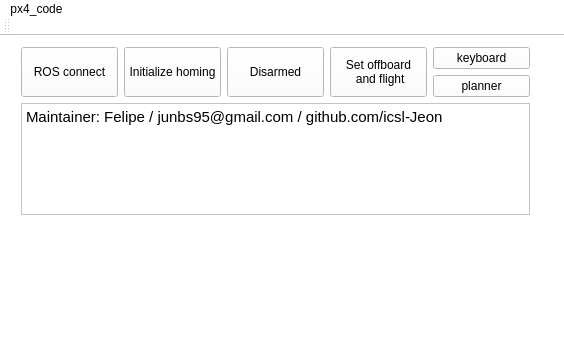
<?xml version="1.0" encoding="UTF-8"?>
<ui version="4.0">
 <class>MainWindow</class>
 <widget class="QMainWindow" name="MainWindow">
  <property name="geometry">
   <rect>
    <x>0</x>
    <y>0</y>
    <width>564</width>
    <height>347</height>
   </rect>
  </property>
  <property name="windowTitle">
   <string>px4_gcs</string>
  </property>
  <property name="styleSheet">
   <string notr="true">background-color: rgb(255, 255, 255);
selection-color: qlineargradient(spread:pad, x1:0, y1:0, x2:1, y2:0, stop:0.4689 rgba(230, 230, 230, 255), stop:1 rgba(255, 255, 255, 255));
</string>
  </property>
  <widget class="QWidget" name="centralWidget">
   <widget class="QWidget" name="verticalLayoutWidget">
    <property name="geometry">
     <rect>
      <x>10</x>
      <y>0</y>
      <width>531</width>
      <height>271</height>
     </rect>
    </property>
    <layout class="QVBoxLayout" name="verticalLayout" stretch="2,3,2">
     <item>
      <layout class="QHBoxLayout" name="horizontalLayout" stretch="0,0,0,0,0">
       <item>
        <widget class="QPushButton" name="pushButton_ros">
         <property name="sizePolicy">
          <sizepolicy hsizetype="Minimum" vsizetype="Preferred">
           <horstretch>0</horstretch>
           <verstretch>0</verstretch>
          </sizepolicy>
         </property>
         <property name="styleSheet">
          <string notr="true">border-color: qlineargradient(spread:pad, x1:0, y1:0, x2:1, y2:0, stop:0 rgba(0, 0, 0, 255), stop:1 rgba(255, 255, 255, 255));

</string>
         </property>
         <property name="text">
          <string>ROS connect</string>
         </property>
         <property name="checkable">
          <bool>true</bool>
         </property>
        </widget>
       </item>
       <item>
        <widget class="QPushButton" name="pushButton_init">
         <property name="sizePolicy">
          <sizepolicy hsizetype="Minimum" vsizetype="Preferred">
           <horstretch>0</horstretch>
           <verstretch>0</verstretch>
          </sizepolicy>
         </property>
         <property name="styleSheet">
          <string notr="true">border-color: qlineargradient(spread:pad, x1:0, y1:0, x2:1, y2:0, stop:0 rgba(0, 0, 0, 255), stop:1 rgba(255, 255, 255, 255));
</string>
         </property>
         <property name="text">
          <string>Initialize homing</string>
         </property>
        </widget>
       </item>
       <item>
        <widget class="QPushButton" name="pushButton_arm">
         <property name="sizePolicy">
          <sizepolicy hsizetype="Preferred" vsizetype="Preferred">
           <horstretch>0</horstretch>
           <verstretch>0</verstretch>
          </sizepolicy>
         </property>
         <property name="styleSheet">
          <string notr="true">border-color: qlineargradient(spread:pad, x1:0, y1:0, x2:1, y2:0, stop:0 rgba(0, 0, 0, 255), stop:1 rgba(255, 255, 255, 255));

</string>
         </property>
         <property name="text">
          <string>Disarmed</string>
         </property>
         <property name="checkable">
          <bool>true</bool>
         </property>
        </widget>
       </item>
       <item>
        <widget class="QPushButton" name="pushButton_offboard">
         <property name="sizePolicy">
          <sizepolicy hsizetype="Minimum" vsizetype="Preferred">
           <horstretch>0</horstretch>
           <verstretch>0</verstretch>
          </sizepolicy>
         </property>
         <property name="styleSheet">
          <string notr="true">border-color: qlineargradient(spread:pad, x1:0, y1:0, x2:1, y2:0, stop:0 rgba(0, 0, 0, 255), stop:1 rgba(255, 255, 255, 255));

</string>
         </property>
         <property name="text">
          <string>Set offboard
 and flight</string>
         </property>
         <property name="checkable">
          <bool>false</bool>
         </property>
        </widget>
       </item>
       <item>
        <layout class="QVBoxLayout" name="verticalLayout_2">
         <item>
          <widget class="QPushButton" name="pushButton_keyboard">
           <property name="text">
            <string>keyboard</string>
           </property>
           <property name="checkable">
            <bool>true</bool>
           </property>
          </widget>
         </item>
         <item>
          <widget class="QPushButton" name="pushButton_planner">
           <property name="text">
            <string>planner</string>
           </property>
           <property name="checkable">
            <bool>true</bool>
           </property>
          </widget>
         </item>
        </layout>
       </item>
      </layout>
     </item>
     <item>
      <widget class="QTextEdit" name="textEdit">
       <property name="sizePolicy">
        <sizepolicy hsizetype="Preferred" vsizetype="Preferred">
         <horstretch>0</horstretch>
         <verstretch>0</verstretch>
        </sizepolicy>
       </property>
       <property name="html">
        <string>&lt;!DOCTYPE HTML PUBLIC &quot;-//W3C//DTD HTML 4.0//EN&quot; &quot;http://www.w3.org/TR/REC-html40/strict.dtd&quot;&gt;
&lt;html&gt;&lt;head&gt;&lt;meta name=&quot;qrichtext&quot; content=&quot;1&quot; /&gt;&lt;style type=&quot;text/css&quot;&gt;
p, li { white-space: pre-wrap; }
&lt;/style&gt;&lt;/head&gt;&lt;body style=&quot; font-family:'Ubuntu'; font-size:11pt; font-weight:400; font-style:normal;&quot;&gt;
&lt;p style=&quot; margin-top:0px; margin-bottom:0px; margin-left:0px; margin-right:0px; -qt-block-indent:0; text-indent:0px;&quot;&gt;Maintainer: Felipe / junbs95@gmail.com / github.com/icsl-Jeon&lt;/p&gt;&lt;/body&gt;&lt;/html&gt;</string>
       </property>
      </widget>
     </item>
     <item>
      <layout class="QHBoxLayout" name="horizontalLayout_2">
       <item>
        <widget class="QLabel" name="label_naruto">
         <property name="text">
          <string/>
         </property>
        </widget>
       </item>
       <item>
        <widget class="QLabel" name="label__larr">
         <property name="text">
          <string/>
         </property>
        </widget>
       </item>
       <item>
        <widget class="QLabel" name="label">
         <property name="text">
          <string/>
         </property>
        </widget>
       </item>
      </layout>
     </item>
    </layout>
   </widget>
  </widget>
  <widget class="QMenuBar" name="menuBar">
   <property name="geometry">
    <rect>
     <x>0</x>
     <y>0</y>
     <width>564</width>
     <height>25</height>
    </rect>
   </property>
   <widget class="QMenu" name="menuPx4_code">
    <property name="title">
     <string>px4_code</string>
    </property>
   </widget>
   <addaction name="menuPx4_code"/>
  </widget>
  <widget class="QToolBar" name="mainToolBar">
   <attribute name="toolBarArea">
    <enum>TopToolBarArea</enum>
   </attribute>
   <attribute name="toolBarBreak">
    <bool>false</bool>
   </attribute>
  </widget>
  <widget class="QStatusBar" name="statusBar"/>
 </widget>
 <layoutdefault spacing="6" margin="11"/>
 <resources/>
 <connections/>
</ui>
